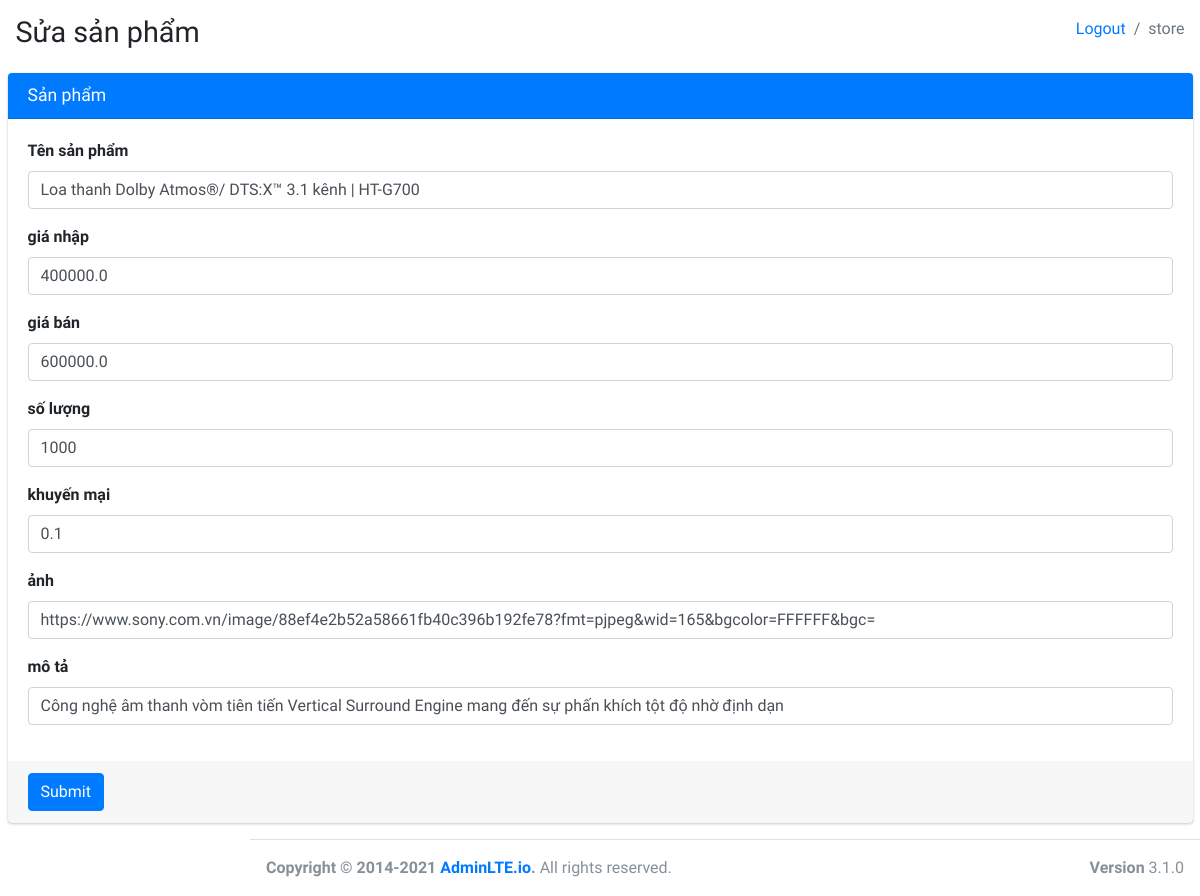
Page /store/edit/1 on the committed database.
### shop/models.py (models this page shows, shortened)
class Product(models.Model):
    name =models.CharField(max_length=100,default='')
    salePrice = models.FloatField(default=0)
    importPrice = models.FloatField(default=0)
    amount = models.IntegerField(default=0)
    saleOff = models.FloatField(default=0)
    type=models.CharField(max_length=100,default='')
    image=models.CharField(max_length=100,default='')
    discriminator = models.CharField(max_length=100,default='')

### store/views.py (the view, shortened to what this page needs)
# urls.py: path('edit/<int:product_id>',views.edit,name="busiedit"),
def edit(request,product_id):
    product = Product.objects.get(id=product_id)
    return render(request,"store/edit.html",{'product':product})

### shop/templates/store/edit.html (shortened to what this page needs)
{% extends 'store/index.html' %}
{% load static %}
{% block content %}
  <div>
    <section class="content-header">
      <div class="container-fluid">
        <div class="row mb-2">
          <div class="col-sm-6">
            <h1>Sửa sản phẩm</h1>
          </div>
          <div class="col-sm-6">
            <ol class="breadcrumb float-sm-right">
              <li class="breadcrumb-item"><a href="/logout">Logout</a></li>
              <li class="breadcrumb-item active">store</li>
            </ol>
          </div>
        </div>
      </div>
    </section>
    <section class="content">
      <div class="container-fluid">
        <div class="row">
          <div class="col-md-12">
            <div class="card card-primary">
              <div class="card-header">
                <h3 class="card-title">Sản phẩm</h3>
              </div>
              <form method="POST" action="">
                <div class="card-body">
                  <div class="form-group">
                    <label for="exampleInputEmail1">Tên sản phẩm</label>
                    <input name="name" type="text" value="{{product.name}}" class="form-control" id="exampleInputEmail1" >
                  </div>
                  <div class="form-group">
                    <label for="exampleInputEmail1">giá nhập</label>
                    <input name="importprice" type="text"  class="form-control" id="exampleInputEmail1" value="{{product.importPrice}}" >
                  </div>
                  <div class="form-group">
                    <label for="exampleInputEmail1">giá bán</label>
                    <input value="{{product.salePrice}}" name = "sale" type="text" class="form-control" id="exampleInputEmail1" >
                  </div>
                  <div class="form-group">
                    <label for="exampleInputEmail1">số lượng</label>
                    <input value="{{product.amount}}" name="amount" type="text" class="form-control" id="exampleInputEmail1" >
                  </div>
                  <div class="form-group">
                    <label for="exampleInputEmail1">khuyến mại</label>
                    <input value="{{product.saleOff}}" name="saleoff" type="text" class="form-control" id="exampleInputEmail1" >
                  </div>
                  <div class="form-group">
                    <label for="exampleInputEmail1">ảnh</label>
                    <input value="{{product.image}}" name="image" type="text" class="form-control" id="exampleInputEmail1" >
                  </div>
                  <div class="form-group">
                    <label for="exampleInputEmail1">mô tả</label>
                    <input value="{{product.discriminator}}" name ="mota" type="text" class="form-control" id="exampleInputEmail1" >
                  </div>
                </div>
                <div class="card-footer">
                  <button type="submit" class="btn btn-primary">Submit</button>
                </div>
              </form>
            </div>
       </div>
        </div>
      </div>
    </section>
  </div>
 {% endblock %}

### rows in the picture
Product: name "Loa thanh Dolby Atmos®/ DTS:X™ 3.1 kênh | HT-G700", importprice "400000.0", sale "600000.0", amount "1000", saleoff "0.1", image "https://www.sony.com.vn/image/88ef4e2b52a58661fb40c396b192fe78?fmt=pjpeg&wid=165&bgcolor=FFFFFF&bgc=", mota "Công nghệ âm thanh vòm tiên tiến Vertical Surround Engine mang đến sự phấn khích tột độ nhờ định dạn"
